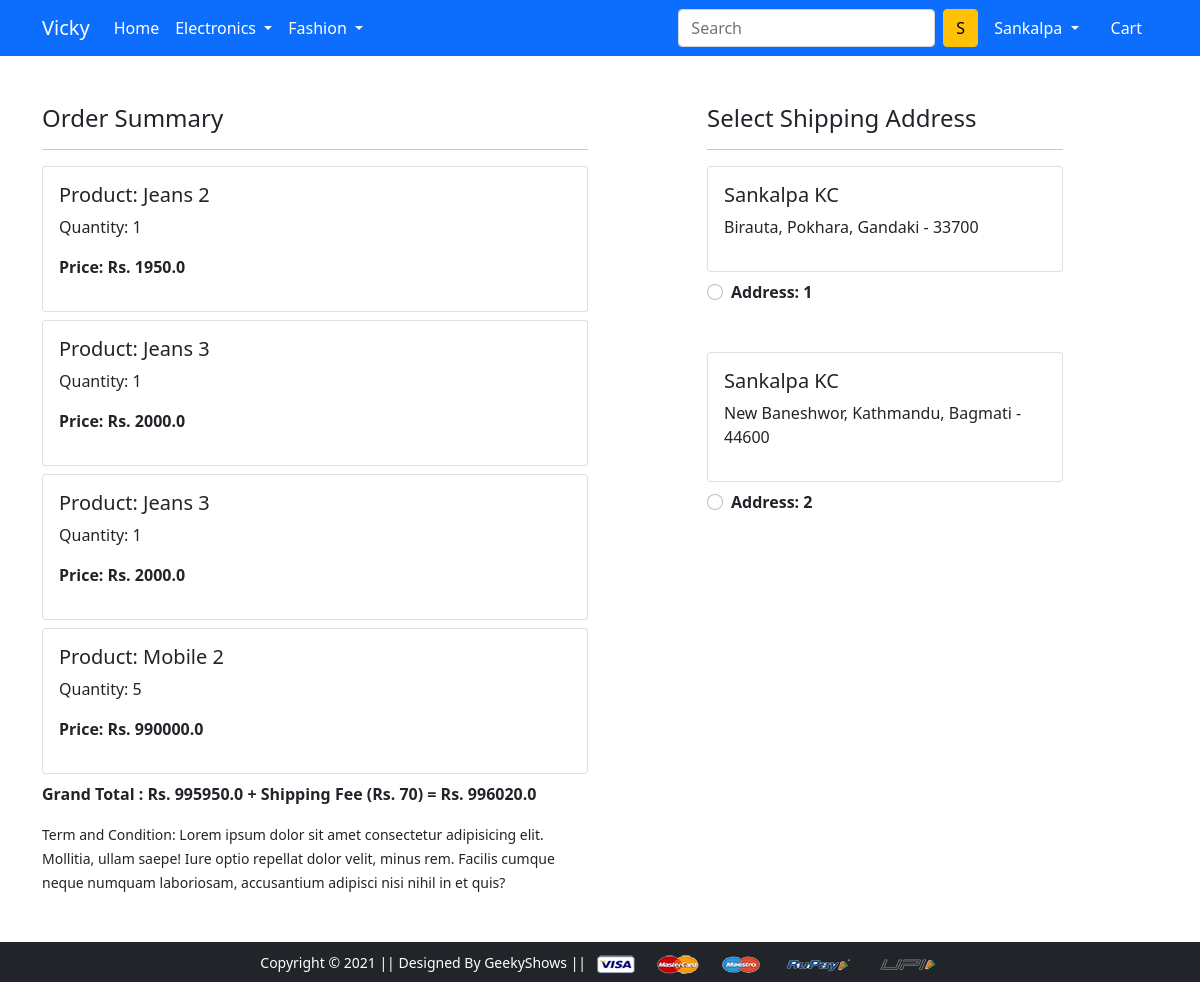
/checkout/ (signed in), run on an earlier commit of the app's database.
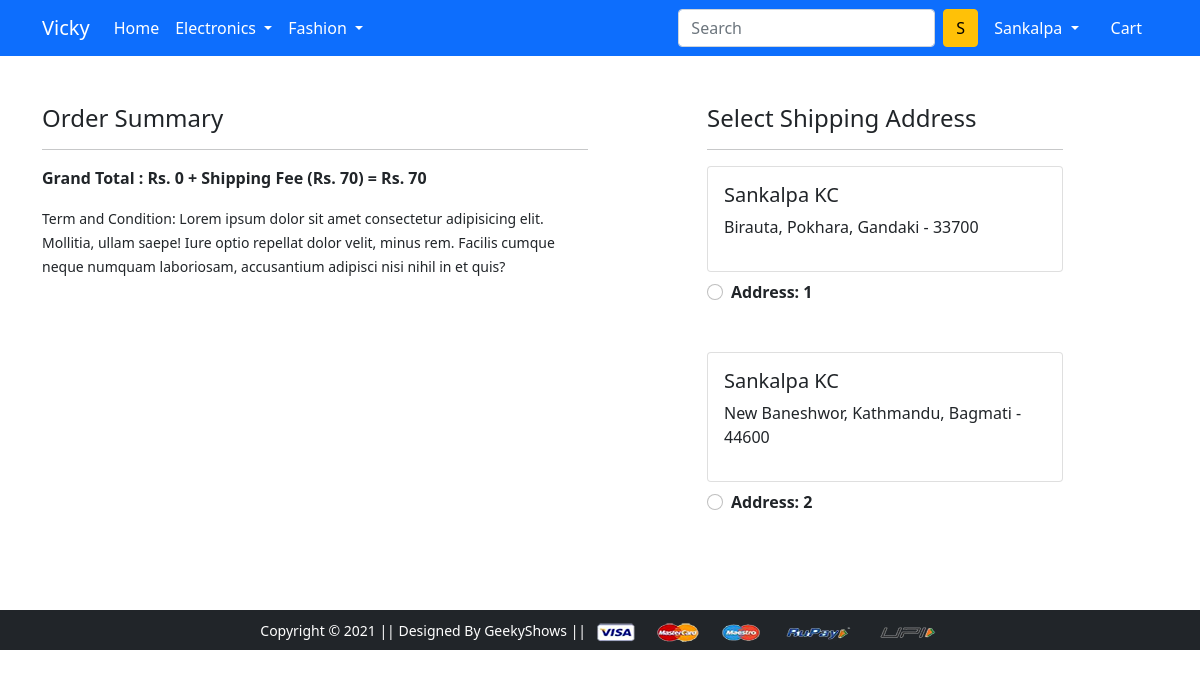
And on a later commit of the database.
### app/models.py (models this page shows, shortened)
class Cart(models.Model):
    user=models.ForeignKey(User, on_delete=models.CASCADE)
    product=models.ForeignKey(Product, on_delete=models.CASCADE)
    quantity=models.PositiveIntegerField(default=1)
    @property
    def total_cost_of_each_product(self):
        return self.quantity * self.product.discounted_price

class Product(models.Model):
    title=models.CharField(max_length=100)
    selling_price=models.FloatField()
    discounted_price=models.FloatField()
    description=models.TextField()
    brand=models.CharField(max_length=100)
    category=models.CharField(choices=CATEGORY_CHOICES, max_length=2)
    product_image=models.ImageField(upload_to='productimg')

class Customer(models.Model):
    user=models.ForeignKey(User, on_delete=models.CASCADE)
    name=models.CharField(max_length=200)
    locality=models.CharField(max_length=200)
    city=models.CharField(max_length=50)
    zipcode=models.IntegerField()
    state=models.CharField(choices=STATE_CHOICES, max_length=50)

### app/views.py (the view)
# urls.py: path('checkout/', views.checkout, name='checkout'),
@login_required(login_url='/accounts/login/')
def checkout(request):
 user=request.user
 cart_items=Cart.objects.filter(user=user)
 customer_details=Customer.objects.filter(user=user)
 total_amount=0
 shipping_charge=70
 grand_total_amount=0
 for item in cart_items:
  total_amount = total_amount + (item.product.discounted_price * item.quantity)
  shipping_charge=70
 grand_total_amount=total_amount+shipping_charge
 return render(request, 'app/checkout.html', {'cart_items': cart_items, 'customer_details': customer_details, 'total_amount': total_amount, 'shipping_charge': shipping_charge, 'grand_total_amount': grand_total_amount, 'paypal_client_id': settings.PAYPAL_CLIENT_ID})

### app/templates/app/checkout.html (shortened to what this page needs)
{% extends 'app/base.html' %}
{% load static %}
{% block main-content %}
<div class="container">
  <div class="row mt-5">
    <div class="col-sm-6">
      <h4>Order Summary</h4>
      <hr>
      {% for item in cart_items %}
      <div class="card mb-2">
        <div class="card-body">
          <h5>Product: {{item.product.title}}</h5>
          <p>Quantity: {{item.quantity}}</p>
          <p class="fw-bold">Price: Rs. {{item.total_cost_of_each_product}}</p>
        </div>
      </div>
      {% endfor %}
      <p class="fw-bold">Grand Total : Rs. {{total_amount}} + Shipping Fee (Rs. 70) = Rs. {{grand_total_amount}}</p>
      <small>Term and Condition: Lorem ipsum dolor sit amet consectetur adipisicing elit. Mollitia, ullam saepe! Iure
        optio repellat dolor velit, minus rem. Facilis cumque neque numquam laboriosam, accusantium adipisci nisi nihil
        in et quis?</small>
    </div>
    <div class="col-sm-4 offset-sm-1">
      <h4>Select Shipping Address</h4>
      <hr>
      <form action="/payment-done" id="checkout-form">
        {% for info in customer_details %}
        <div class="card">
          <div class="card-body">
            <h5>{{info.name}}</h5>
            <p>{{info.locality}}, {{info.city}}, {{info.state}} - {{info.zipcode}}</p>
          </div>
        </div>
        <div class="form-check mt-2 mb-5">
          <input class="form-check-input" type="radio" name="customer_id" id="customer_id{{forloop.counter}}"
            value="{{info.id}}">
          <label class="form-check-label fw-bold" for="customer_id{{forloop.counter}}">
            Address: {{forloop.counter}} </label>
        </div>
        {% endfor %}
      </form>
    </div>
  </div>
</div>
{% endblock main-content %}

What changed in the data, as far as the page shows it:
removed Cart: product "Jeans 2", quantity "1", total_cost_of_each_product "1950.0"
removed Cart: product "Jeans 3", quantity "1", total_cost_of_each_product "2000.0"
removed Cart: product "Jeans 3", quantity "1", total_cost_of_each_product "2000.0"
removed Cart: product "Mobile 2", quantity "5", total_cost_of_each_product "990000.0"
Also different on the page:
{{ total_amount }}: "995950.0" → "0"
{{ grand_total_amount }}: "996020.0" → "70"
